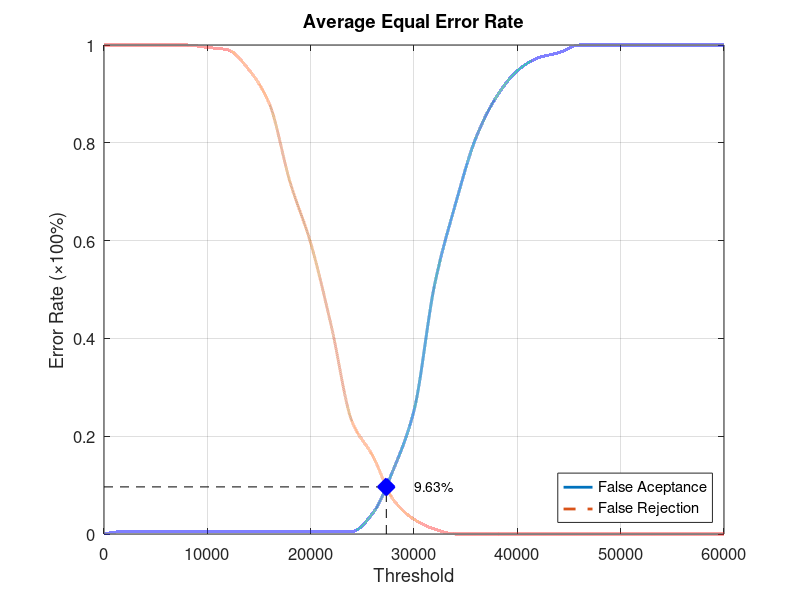
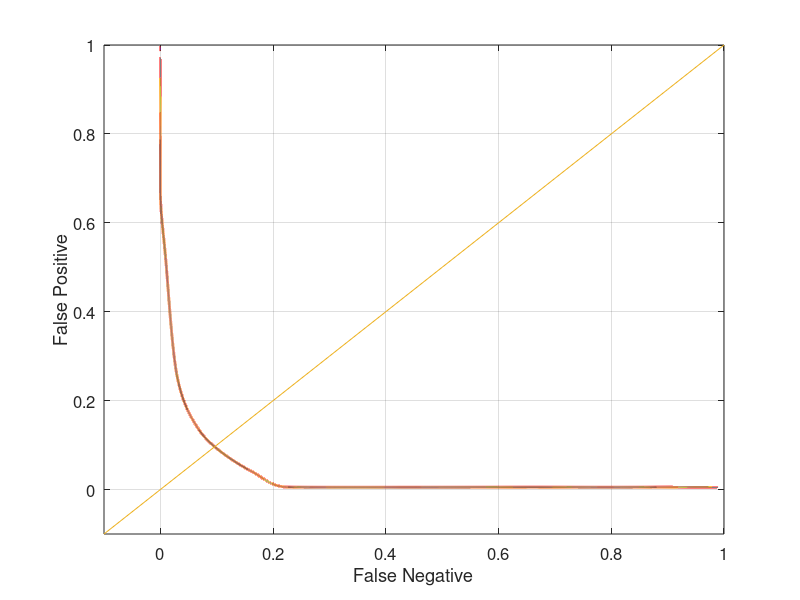

Here is the MATLAB script that generated these plots, in order:
function yEER = Database5_3
close all;
clear;
clc;
x = 0:2000:60000;
xq = 0:0.5:60000;

y0 = [0 0.00526316 0.00526316 0.00526316 0.00526316 0.00526316 0.00526316 0.00526316 0.00526316 0.00526316 0.00526316 0.00526316 0.00526316 0.0421053 0.131579 0.252632 0.510526 0.673684 0.810526 0.894737 0.947368 0.973684 0.984211 1 1 1 1 1 1 1 1];
yy0 = interp1(x, y0, xq, 'pchip');
y1 = [1 1 1 1 1 0.995 0.99 0.95 0.88 0.72 0.595 0.425 0.23 0.16 0.07 0.03 0.01 0 0 0 0 0 0 0 0 0 0 0 0 0 0];
yy1 = interp1(x, y1, xq, 'pchip');

% Calculating EER: 
y2 = abs(y0 - y1);
find(y2 == min(y2))
yy2 = abs(yy0 - yy1);
xEER = find(yy2 == min(yy2));
xEERIndex = xq(xEER) % X-axis EER
yEER = yy0(xEER) % Y-axis EER

main = figure
plot(xq, yy0,'-','LineWidth', 2);	hold on
plot(xq, yy1,'--','LineWidth', 2);	hold on
plot([xEERIndex xEERIndex], [0 yEER], 'k--');	hold on
plot([0 xEERIndex], [yEER yEER], 'k--');	hold on
plot(xEERIndex, yEER, 'bx', 'LineWidth', 10);	hold on
text(xEERIndex + 10 * xEERIndex / 100, yEER, [num2str(round((10000 * yEER)) / 100) '%'])
legend('False Aceptance', 'False Rejection', 'Location', 'SouthEast')
xlabel('Threshold')
ylabel('Error Rate (\times100%)')
title('Average Equal Error Rate')
set(gca, 'FontSize', 12)
axis([0 60000 0 1])
grid on

print(main, 'Database5_3Main', '-dpng');
FNRxFPR = figure('Color', [1 1 1]);
plot(yy1, yy0, '-', yy1, yy0, 'LineWidth', 2);
hold on
y = -0.1:0.1:1
plot(y, y); 
set(gca, 'FontSize', 12)
xlabel('False Negative')
ylabel('False Positive')
axis([-0.1 1 -0.1 1])
set(gca, 'FontSize', 12)
grid on

print(FNRxFPR, 'Database5_3FNRxFPR','-dpng');
end
